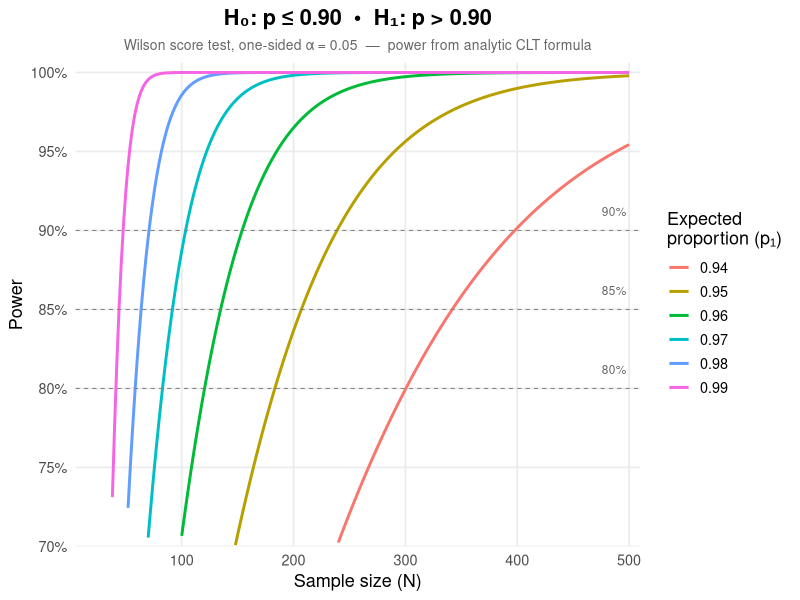
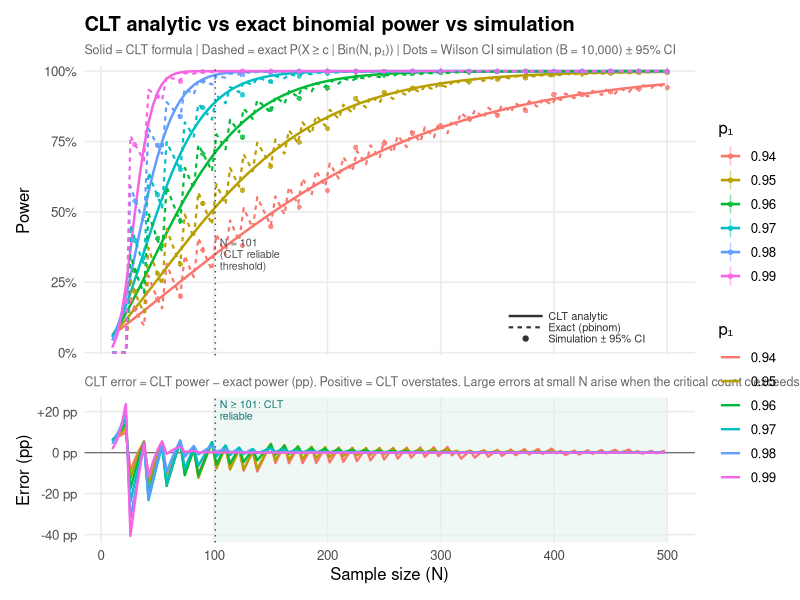

These figures' R source, in order:
# wilson_score_power_validation.R
#
# Produces two figures:
#
#   Figure 1  manuscript_power_curves.png
#     Publication-ready analytic power curves (Wilson score CLT formula).
#     Intended to replace Picture1 in the editorial manuscript.
#
#   Figure 2  clt_approximation_check.png
#     Two-panel diagnostic:
#       Upper — CLT (solid), exact binomial (dashed), simulation (dots)
#       Lower — CLT error = CLT power − exact power, in percentage points
#
# Hypothesis: H0: p <= p0  vs  H1: p > p0 (one-sided), alpha = 0.05
# p0 = 0.90,  p1 in {0.94, 0.95, 0.96, 0.97, 0.98, 0.99}
#
# Key distinction between methods:
#
#   CLT analytic — approximates P(X >= c | Bin(N, p1)) using the normal
#     distribution for p-hat. Fast and closed-form; can overstate power
#     at small N, especially when p0 is far from 0.5.
#
#   Exact power of Wilson test — P(X >= c | Bin(N, p1)) via pbinom.
#     Same critical count c as the CLT test; no approximation. This is
#     the true power of the test the CLT formula is trying to compute.
#
#   Simulation — empirical rejection rate from B = 10 000 replicates,
#     each testing whether the 90% Wilson CI lower bound exceeds p0.
#     Should converge to the exact power as B -> infinity.
#
# The CLT approximation is reliable when N*(1-p0) >= 10 (the rarer event —
# failures — satisfies the CLT condition). For p0 = 0.90 this means N >= 100.
# Below this threshold the CLT can substantially overstate power.
#
# References: Fleiss, Levin & Paik (2003); Lachin (1981)
# Dependencies: ggplot2, dplyr, tidyr, patchwork

library(ggplot2)
library(dplyr)
library(tidyr)
library(patchwork)

set.seed(2026)


# ── 1. Parameters ─────────────────────────────────────────────────────────────

p0     <- 0.90
p1_vec <- seq(0.94, 0.99, by = 0.01)
alpha  <- 0.05
B      <- 10000   # simulation replicates (Figure 2 only)


# ── 2. Core functions ─────────────────────────────────────────────────────────

# Critical count: Wilson score test rejects H0 iff X >= c.
# Applying this rule to your data involves no approximation.
wilson_crit <- function(p0, N, alpha) {
  ceiling(N * p0 + qnorm(1 - alpha) * sqrt(N * p0 * (1 - p0)))
}

# CLT analytic power — approximates P(X >= c | Bin(N, p1)) via the normal
# distribution. Same formula as proportion-calculator/index.html.
wilson_power_clt <- function(p0, p1, N, alpha) {
  za <- qnorm(1 - alpha)
  s0 <- sqrt(p0 * (1 - p0))
  s1 <- sqrt(p1 * (1 - p1))
  pnorm(((p1 - p0) * sqrt(N) - za * s0) / s1)
}

# Exact power of the Wilson test — evaluates P(X >= c | Bin(N, p1)) directly.
# c is the same critical count as above. Returns NA when c > N (test cannot
# reject any outcome, so power is 0; CLT does not detect this).
wilson_power_exact <- function(p0, p1, N, alpha) {
  c <- wilson_crit(p0, N, alpha)
  if (c > N) return(0)
  1 - pbinom(c - 1, N, p1)
}

# Analytic sample size: smallest N achieving target power under CLT formula.
wilson_n <- function(p0, p1, alpha, target_power) {
  za <- qnorm(1 - alpha)
  zb <- qnorm(target_power)
  s0 <- sqrt(p0 * (1 - p0))
  s1 <- sqrt(p1 * (1 - p1))
  ceiling(((za * s0 + zb * s1) / (p1 - p0))^2)
}

# Simulation: reject H0 iff lower bound of 90% Wilson CI > p0.
# The lower bound of a (1-2*alpha) two-sided Wilson CI equals the lower bound
# of a one-sided (1-alpha) Wilson CI, implementing a one-sided alpha test.
wilson_power_sim <- function(p0, p1, N, alpha, B) {
  z  <- qnorm(1 - alpha)
  x  <- rbinom(B, N, p1)
  pt <- (x + z^2 / 2) / (N + z^2)
  lb <- pt - z * sqrt(pt * (1 - pt) / (N + z^2))
  mean(lb > p0)
}


# ── 3. Built-in reference check ───────────────────────────────────────────────

cat("── Reference check (p0=0.90, p1=0.95, alpha=0.05, target=0.80) ─────────\n")
ref_N <- wilson_n(0.90, 0.95, 0.05, 0.80)
cat(sprintf("  N (CLT)         = %d   (expected 184)\n", ref_N))
cat(sprintf("  Power CLT       = %.4f (expected 0.8017)\n",
            wilson_power_clt(0.90, 0.95, ref_N, 0.05)))
cat(sprintf("  Power exact     = %.4f (exact binomial power of Wilson test)\n",
            wilson_power_exact(0.90, 0.95, ref_N, 0.05)))
cat(sprintf("  Critical count  = %d   (expected 173)\n\n",
            wilson_crit(0.90, ref_N, 0.05)))


# ── 4. Sample size table ──────────────────────────────────────────────────────

n_table <- expand.grid(p1 = p1_vec, target_power = c(0.80, 0.85, 0.90)) |>
  as_tibble() |>
  mutate(
    N          = mapply(wilson_n, p0, p1, alpha, target_power),
    power_clt  = round(mapply(wilson_power_clt,   p0, p1, N, alpha), 4),
    power_exact= round(mapply(Vectorize(wilson_power_exact), p0, p1, N, alpha), 4),
    crit       = mapply(wilson_crit, p0, N, alpha)
  )

cat("── Sample sizes: Wilson score CLT (p0 = 0.90, alpha = 0.05) ────────────\n")
print(n_table, n = Inf)
cat("\n")


# ══════════════════════════════════════════════════════════════════════════════
# FIGURE 1 — Manuscript power curves (CLT analytic only)
# ══════════════════════════════════════════════════════════════════════════════

N_fig1 <- seq(10, 500, by = 2)

fig1_df <- expand.grid(p1 = p1_vec, N = N_fig1) |>
  as_tibble() |>
  mutate(power = mapply(wilson_power_clt, p0, p1, N, alpha)) |>
  filter(power >= 0.70, power <= 1)

fig1 <- ggplot(fig1_df, aes(x = N, y = power, color = factor(p1))) +
  geom_line(linewidth = 1) +
  geom_hline(
    yintercept = c(0.80, 0.85, 0.90),
    linetype = "dashed", color = "grey50", linewidth = 0.35
  ) +
  annotate("text",
           x     = 498,
           y     = c(0.80, 0.85, 0.90) + 0.012,
           label = c("80%", "85%", "90%"),
           hjust = 1, size = 3, color = "grey40") +
  scale_y_continuous(
    limits = c(0.70, 1.00),
    breaks = seq(0.70, 1.00, by = 0.05),
    labels = function(x) paste0(round(100 * x), "%"),
    expand = expansion(mult = c(0, 0.02))
  ) +
  scale_x_continuous(
    limits = c(10, 500),
    breaks = seq(0, 500, by = 100),
    expand = expansion(mult = c(0.01, 0.02))
  ) +
  labs(
    title    = "H₀: p ≤ 0.90  •  H₁: p > 0.90",
    subtitle = paste0(
      "Wilson score test, one-sided α = ", alpha,
      "  —  power from analytic CLT formula"
    ),
    x     = "Sample size (N)",
    y     = "Power",
    color = "Expected\nproportion (p₁)"
  ) +
  theme_minimal(base_size = 13) +
  theme(
    plot.title       = element_text(face = "bold", hjust = 0.5),
    plot.subtitle    = element_text(color = "grey40", size = 10, hjust = 0.5),
    panel.grid.minor = element_blank(),
    legend.position  = "right"
  )

ggsave("manuscript_power_curves.png", fig1, width = 9, height = 6, dpi = 150)
cat("Figure 1 saved: manuscript_power_curves.png\n\n")


# ══════════════════════════════════════════════════════════════════════════════
# FIGURE 2 — CLT approximation check
# ══════════════════════════════════════════════════════════════════════════════

# The CLT approximation is reliable when N*(1-p0) >= 10 (the standard rule
# for the failure count to satisfy CLT conditions). For p0 = 0.90: N >= 100.
# Below this, and especially where the critical count c exceeds N (test cannot
# reject any outcome), the CLT can substantially overstate the true power.

n_reliable <- ceiling(10 / (1 - p0))   # 100 for p0 = 0.90

# Minimum N where the test can actually reject (c <= N)
N_all <- 10:500
n_min_useful <- min(N_all[mapply(wilson_crit, p0, N_all, alpha) <= N_all])

cat(sprintf(
  "── CLT reliability thresholds (p0 = %.2f, alpha = %.2f) ──────────────────\n",
  p0, alpha
))
cat(sprintf("  n_min_useful (c <= N):          N >= %d\n", n_min_useful))
cat(sprintf("  n_reliable (N*(1-p0) >= 10):    N >= %d\n\n", n_reliable))

# Dense N grid for smooth CLT and exact lines
N_dense <- seq(10, 500, by = 4)

# Coarser grid for simulation (slow)
N_sim <- c(seq(30, 100, by = 20), seq(125, 500, by = 25))

# ── CLT and exact over the dense grid ─────────────────────────────────────

fig2_curves <- expand.grid(p1 = p1_vec, N = N_dense) |>
  as_tibble() |>
  mutate(
    clt   = mapply(wilson_power_clt,              p0, p1, N, alpha),
    exact = mapply(Vectorize(wilson_power_exact),  p0, p1, N, alpha)
  )

# ── Simulation over the coarse grid ───────────────────────────────────────

n_cells <- length(p1_vec) * length(N_sim)
cat(sprintf(
  "── Running simulations: %d cells × B = %s replicates ────────────────────\n",
  n_cells, format(B, big.mark = ",")
))

fig2_sim <- expand.grid(p1 = p1_vec, N = N_sim) |>
  as_tibble() |>
  mutate(
    sim = mapply(wilson_power_sim, p0, p1, N, alpha, B),
    se  = sqrt(sim * (1 - sim) / B)
  )

cat("Done.\n\n")

# ── Analytic vs simulation at N_80 ────────────────────────────────────────

n80 <- n_table |>
  filter(target_power == 0.80) |>
  select(p1, N80 = N, power_clt)

comparison <- n80 |>
  mutate(
    power_exact = round(mapply(Vectorize(wilson_power_exact), p0, p1, N80, alpha), 4),
    power_sim   = round(mapply(wilson_power_sim, p0, p1, N80, alpha, B), 4),
    clt_vs_exact_pp = round(100 * (power_clt - power_exact), 1),
    sim_vs_exact_pp = round(100 * (power_sim - power_exact),  1)
  )

cat("── Analytic vs exact vs simulation at N for 80% power ──────────────────\n")
cat("clt_vs_exact_pp and sim_vs_exact_pp in percentage points (+ = overstates)\n\n")
print(comparison, n = Inf)
cat("\n")

# ── Upper panel: power vs N, three methods ────────────────────────────────

panel_a <- ggplot() +
  # CLT analytic (solid lines)
  geom_line(
    data    = fig2_curves,
    mapping = aes(x = N, y = clt, color = factor(p1)),
    linewidth = 0.85, linetype = "solid"
  ) +
  # Exact binomial power (dashed lines)
  geom_line(
    data    = fig2_curves,
    mapping = aes(x = N, y = exact, color = factor(p1)),
    linewidth = 0.75, linetype = "22"
  ) +
  # Simulation (points + 95% CI error bars)
  geom_linerange(
    data    = fig2_sim,
    mapping = aes(x = N, ymin = sim - 1.96 * se, ymax = sim + 1.96 * se,
                  color = factor(p1)),
    linewidth = 0.5, alpha = 0.45
  ) +
  geom_point(
    data    = fig2_sim,
    mapping = aes(x = N, y = sim, color = factor(p1)),
    size = 1.5, shape = 16, alpha = 0.75
  ) +
  # Reliability boundary
  geom_vline(
    xintercept = n_reliable, linetype = "dotted",
    color = "grey30", linewidth = 0.5
  ) +
  annotate("text",
           x = n_reliable + 4, y = 0.35,
           label = paste0("N = ", n_reliable, "\n(CLT reliable\nthreshold)"),
           hjust = 0, size = 2.7, color = "grey30", lineheight = 0.9) +
  # Method legend via annotate
  annotate("segment",
           x = 360, xend = 390, y = 0.13, yend = 0.13,
           color = "grey20", linewidth = 0.85, linetype = "solid") +
  annotate("segment",
           x = 360, xend = 390, y = 0.09, yend = 0.09,
           color = "grey20", linewidth = 0.75, linetype = "22") +
  annotate("point",  x = 375, y = 0.05, color = "grey20", size = 1.5) +
  annotate("text",
           x = c(395, 395, 395), y = c(0.13, 0.09, 0.05),
           label = c("CLT analytic", "Exact (pbinom)", "Simulation ± 95% CI"),
           hjust = 0, size = 2.8, color = "grey20") +
  scale_y_continuous(
    limits = c(0, 1),
    labels = function(x) paste0(round(100 * x), "%"),
    expand = expansion(mult = c(0.01, 0.02))
  ) +
  scale_x_continuous(breaks = seq(0, 500, by = 100)) +
  labs(
    title    = "CLT analytic vs exact binomial power vs simulation",
    subtitle = paste0(
      "Solid = CLT formula | Dashed = exact P(X ≥ c | Bin(N, p₁)) | ",
      "Dots = Wilson CI simulation (B = ", format(B, big.mark = ","), ") ± 95% CI"
    ),
    x     = NULL,
    y     = "Power",
    color = "p₁"
  ) +
  theme_minimal(base_size = 12) +
  theme(
    plot.title       = element_text(face = "bold"),
    plot.subtitle    = element_text(color = "grey40", size = 9),
    panel.grid.minor = element_blank(),
    axis.text.x      = element_blank(),
    axis.ticks.x     = element_blank()
  )

# ── Lower panel: CLT approximation error ──────────────────────────────────

error_df <- fig2_curves |>
  mutate(error_pp = 100 * (clt - exact))   # positive = CLT overstates

panel_b <- ggplot(error_df, aes(x = N, y = error_pp, color = factor(p1))) +
  annotate("rect",
           xmin = n_reliable, xmax = 500, ymin = -Inf, ymax = Inf,
           fill = "#e4f2ef", alpha = 0.55) +
  annotate("text",
           x = n_reliable + 4, y = max(error_df$error_pp) * 0.88,
           label = paste0("N ≥ ", n_reliable, ": CLT\nreliable"),
           hjust = 0, size = 2.7, color = "#0F766E", lineheight = 0.9) +
  geom_vline(
    xintercept = n_reliable, linetype = "dotted",
    color = "grey30", linewidth = 0.5
  ) +
  geom_hline(yintercept = 0, color = "grey40", linewidth = 0.4) +
  geom_line(linewidth = 0.8) +
  scale_y_continuous(
    labels = function(x) paste0(ifelse(x > 0, "+", ""), round(x, 0), " pp")
  ) +
  scale_x_continuous(breaks = seq(0, 500, by = 100)) +
  labs(
    subtitle = paste0(
      "CLT error = CLT power − exact power (pp). ",
      "Positive = CLT overstates. Large errors at small N arise when ",
      "the critical count c exceeds N and the test cannot reject any outcome."
    ),
    x     = "Sample size (N)",
    y     = "Error (pp)",
    color = "p₁"
  ) +
  theme_minimal(base_size = 12) +
  theme(
    plot.subtitle    = element_text(color = "grey40", size = 9),
    panel.grid.minor = element_blank()
  )

# ── Combine and save ───────────────────────────────────────────────────────

fig2 <- panel_a / panel_b +
  plot_layout(heights = c(2, 1), guides = "collect") &
  theme(legend.position = "right")

ggsave("clt_approximation_check.png", fig2, width = 10, height = 8, dpi = 150)
cat("Figure 2 saved: clt_approximation_check.png\n")
